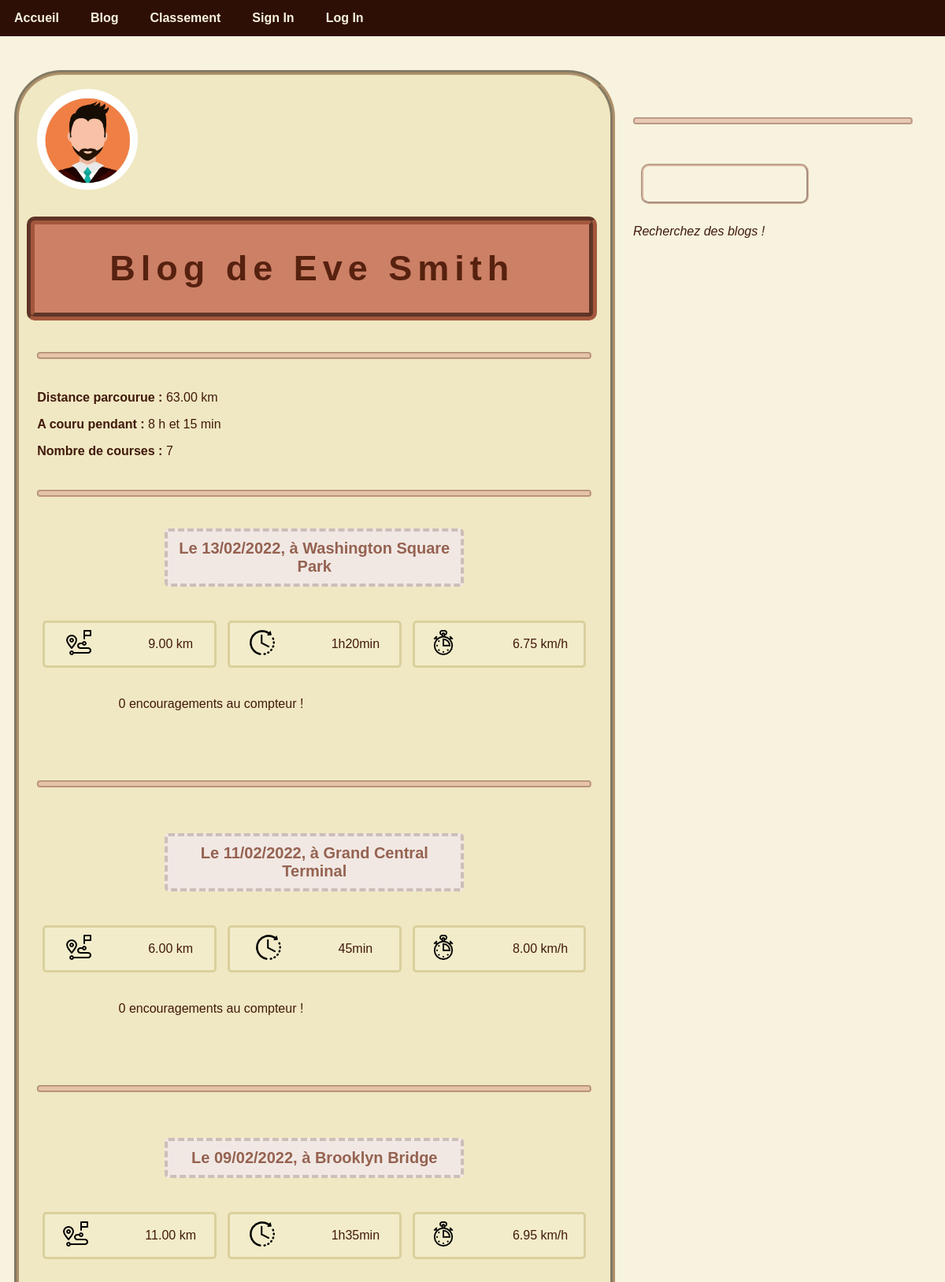
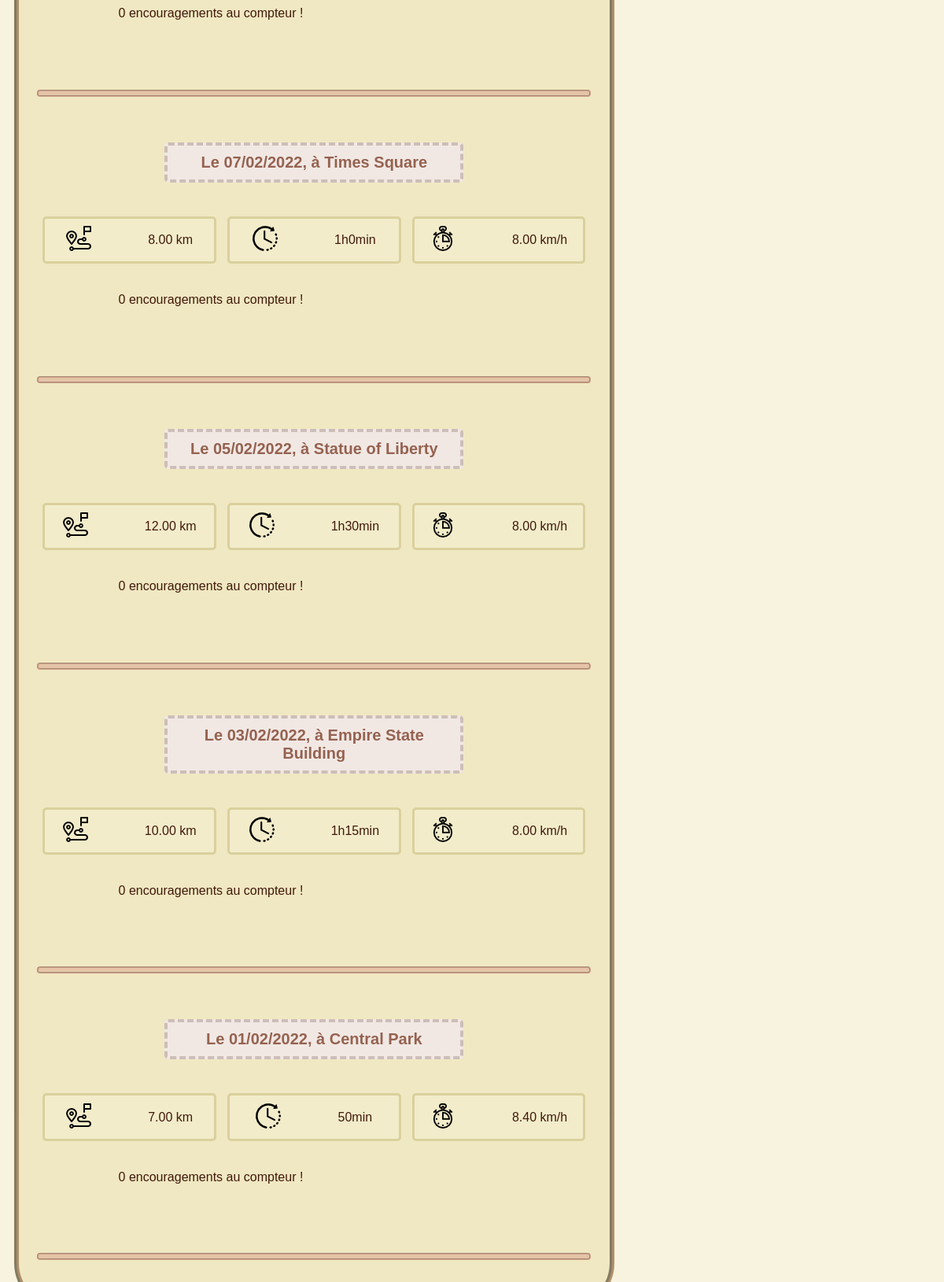
Before: /blog.php?blog=4 with the older database file (2 pictures, top to bottom).
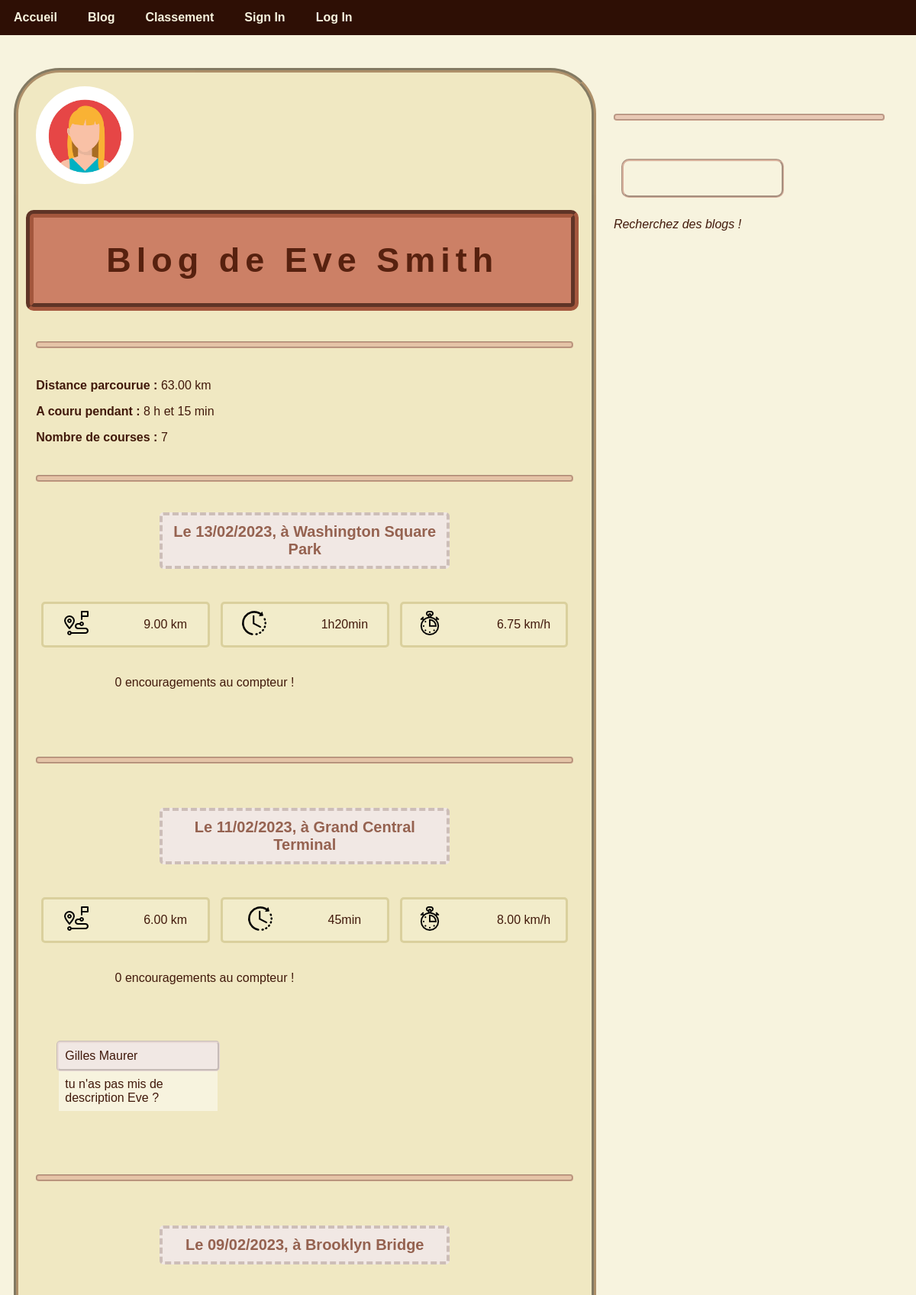
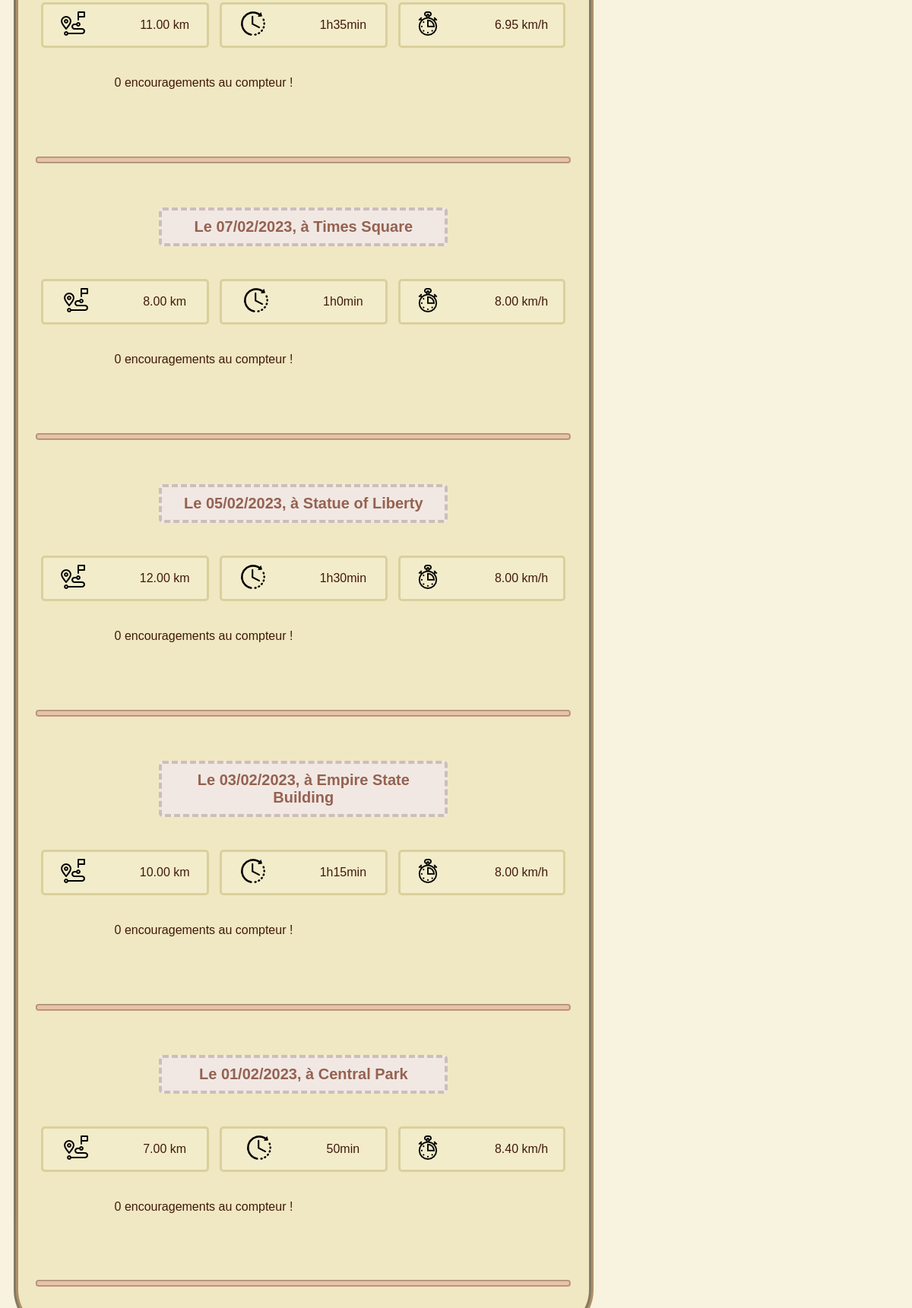
After: the same page with the newer database file (2 pictures, top to bottom).
### tables this page shows
CREATE TABLE IF NOT EXISTS `utilisateur` (
`ID_utilisateur` int(11) NOT NULL,
  `nom` varchar(50) NOT NULL,
  `prenom` varchar(50) NOT NULL,
  `email` varchar(50) NOT NULL,
  `mot_de_passe` varchar(50) NOT NULL,
  `date_naissance` date NOT NULL,
  `date_inscription` date NOT NULL,
  `avatar` varchar(255) DEFAULT NULL
);

CREATE TABLE IF NOT EXISTS `post` (
`ID_post` int(11) NOT NULL,
  `ID_utilisateur` int(11) NOT NULL,
  `date` date NOT NULL,
  `distance` int(11) NOT NULL,
  `temps` time NOT NULL,
  `lieu` varchar(50) NOT NULL,
  `description` varchar(255) DEFAULT NULL
);

CREATE TABLE IF NOT EXISTS `commentaire` (
  `ID_post` int(11) NOT NULL,
  `ID_utilisateur` int(11) NOT NULL,
  `date` datetime NOT NULL,
  `texte` varchar(255) NOT NULL
);

### SousPages/SqlFunctions/sqlfunction_blog.php (called while the page is built, shortened)
<?php
function select_blog_limited($connexion, $id, $limit) {
    $sql = "SELECT
    utilisateur.nom as nom,
    utilisateur.prenom as prenom,
    post.id_post as id_post,
    post.date as date,
    ROUND(post.distance / 1000, 2) as distance,
    HOUR(post.temps) as temps_heures,
    MINUTE(post.temps) as temps_minutes,
    SECOND(post.temps) as temps_secondes,
    ROUND((post.distance / 1000) /((HOUR(post.temps) * 3600 + MINUTE(post.temps) * 60 + SECOND(post.temps)) / 3600), 2) as vitesse,
    post.description as description,
    post.lieu as lieu,
    post.id_post as ID_post
    FROM
        post INNER JOIN utilisateur
            ON post.ID_utilisateur = utilisateur.ID_utilisateur
    WHERE
        post.ID_utilisateur = '".$id."'
    ORDER BY
        post.date DESC
    LIMIT ".$limit.";
    ";
    $result = $connexion->query($sql);
    return $result;
}
function select_titre_blog($connexion, $blog) {
    $sql = "SELECT
                utilisateur.nom as nom,
                utilisateur.prenom as prenom,
                utilisateur.avatar as avatar
            FROM
                utilisateur
            WHERE
                utilisateur.id_utilisateur = '".$blog."'
            ;";
    $result = $connexion->query($sql);
    return $result;
}
?>

### SousPages/calcul_image_size.php (called while the page is built)
<?php
if ($width > $height) {
    $height = $height * $max / $width;
    $width = $max;
} else {
    $width = $width * $max / $height;
    $height = $max;
}
?>

### SousPages/SqlFunctions/sqlfunction_accueil.php (called while the page is built, shortened)
<?php
function count_like($connexion, $id_post) {
    $sql = "SELECT COUNT(*) as nb_like FROM liker WHERE id_post = '".$id_post."'";
    $result = $connexion->query($sql);
    return $result;
}
function find_comments($connexion, $id_post) {
    $sql = "SELECT
                commentaire.id_post as id_post,
                commentaire.id_utilisateur as id_utilisateur,
                commentaire.date as date,
                commentaire.texte as texte,
                utilisateur.nom as nom,
                utilisateur.prenom as prenom
            FROM
                commentaire INNER JOIN utilisateur
                    ON commentaire.id_utilisateur = utilisateur.id_utilisateur
            WHERE
                id_post = '".$id_post."'
            ORDER BY date DESC";
    $result = $connexion->query($sql);
    return $result;
}
?>

### SousPages/contenu_blog.php (the view, shortened to what the changed rows need)
<?php
$date = date_create($row['date']);
$date = date_format($date, 'd/m/Y');
echo "
<p class='location'>Le ".$date.", à ".$row['lieu']."</p><br><br>";
echo "
<div class='row'>
    <div class='column-third-no-bg'>
        <div class='box'>
            <div class='boximage'>
                <img src='./Icones/distance.png'>
            </div>
            <div class='boxtext'>
                <p>".$row['distance']." km</p>
            </div>
        </div>
    </div>
    <div class='column-third-no-bg'>
        <div class='box'>
            <div class='boximage'>
                <img src='./Icones/duree.png'>
            </div>
            <div class='boxtext'>";
                if ($row['temps_heures'] == 0) {
                    echo "<p>".$row['temps_minutes']."min</p>";
                } else {
                    echo "<p>".$row['temps_heures']."h".$row['temps_minutes']."min</p>";
                }
        echo "</div>
        </div>
    </div>
    <div class='column-third-no-bg'>
        <div class='box'>
            <div class='boximage'>
                <img src='./Icones/vitesse.png'>
            </div>
            <div class='boxtext'>
                <p>".$row['vitesse']." km/h</p>
            </div>
        </div>
    </div>
</div>
<div class='row'>
    <div class='column-third-no-bg'>
        <div class='box-invisible'>
            <div class='boxtext'>
                <p>".$count_like['nb_like']." encouragements au compteur !</p>
            </div>
            <div class='boximage'>";
?>

### blog.php (shortened to what the changed rows need)
<!DOCTYPE html>
<html lang="fr">
<head>
<?php include("SousPages/header.php");?>
</head>
<body>
<?php include("SousPages/navbar.php");?>
<?php
    $connexion = connect_db();
?>
<div class="row">
    <div class="column-main">
        <?php
            if (isset($_GET["blog"])) {
                $blog = $_GET["blog"];
            } else if (isset($_COOKIE["id_utilisateur"])) {
                $blog = $_COOKIE["id_utilisateur"];
                ?>
                <form name="formauto" method="get" action="#">
                    <input type="hidden" name="blog" value="<?php echo $blog;?>">
                </form>
                <script>
                    document.forms["formauto"].submit();
                </script>
                <?php
            } else if (isset($_POST["blog"])) {
                $blog = $_POST["blog"];
                ?>
                <form name="formauto" method="get" action="#">
                    <input type="hidden" name="blog" value="<?php echo $blog;?>">
                </form>
                <script>
                    document.forms["formauto"].submit();
                </script>
                <?php
            } else {
                $blog = 0;
            }
            if (isset($_GET["nb_post"])) {
                $nb_post = $_GET["nb_post"];
            } else {
                $nb_post = 10;
            }
            if ($blog == 0) {
                echo "<p>Tu n'es sur aucun blog. Connecte toi pour en avoir un, ou recherche celui de quelqu'un d'autre.<p>";
            } else {
                $titre = select_titre_blog($connexion, $blog);
                $titre = $titre->fetch();
                $max = 128;
                list($width, $height, $type, $attr) = getimagesize($titre["avatar"]);
                include("SousPages/calcul_image_size.php");
                echo "<div><br>";
                echo "<img src='".$titre["avatar"]."' class='avatar' height='".$height."' width='".$width."' >";
                echo "</div>";
                echo "<h1> Blog de ".$titre['prenom']." ".$titre['nom']."</h1>";
                include('SousPages/show_stats.php');
                echo "<hr>";
                if ($nb_post == "no_limit") {
                    $result = select_blog($connexion, $blog);
                } else {
                    $result = select_blog_limited($connexion, $blog, $nb_post);
                }
                while ($row = $result->fetch()) {
                    $count_like = count_like($connexion, $row['id_post']);
                    $count_like = $count_like->fetch();
                    include("SousPages/contenu_blog.php");
                    include("SousPages/like_comment.php");
                            ?>
                            <?php
                    echo "<br><hr><br>";
                }
                    ?>
                    <?php
            }
        ?>
    </div>
</div>
</body>
</html>

### SousPages/like_comment.php (shortened to what the changed rows need)
<?php
echo "
                    </div>
                </div>";
echo "
            </div>
            <div class='boxtext'></div>
        </div>";
$comments = find_comments($connexion, $row['id_post']);
while ($comment = $comments->fetch()) {
    echo "
        <br><br>
        <div class='box-invisible'>
            <div class='boxtext'>
                <p class='commentuser'>".$comment['prenom']." ".$comment['nom']."</p>
                <p class='commenttext'>".$comment['texte']."</p>";
    echo "
            </div>
            <div class='boximage'></div>
            <div class='boximage'></div>
        </div><br>";
}
?>

Changed rows visible on the page:
changed utilisateur "Eve": avatar: picture added in place of a placeholder
changed post "Washington Square Park": date "13/02/2022" → "13/02/2023"
changed post "Grand Central Terminal": date "11/02/2022" → "11/02/2023"
added commentaire: ID_utilisateur.prenom "Gilles", ID_utilisateur.nom "Maurer", texte "tu n'as pas mis de description Eve ?", shown under post "Grand Central Terminal"
changed post "Brooklyn Bridge": date "09/02/2022" → "09/02/2023"
changed post "Times Square": date "07/02/2022" → "07/02/2023"
changed post "Statue of Liberty": date "05/02/2022" → "05/02/2023"
changed post "Empire State Building": date "03/02/2022" → "03/02/2023"
changed post "Central Park": date "01/02/2022" → "01/02/2023"
